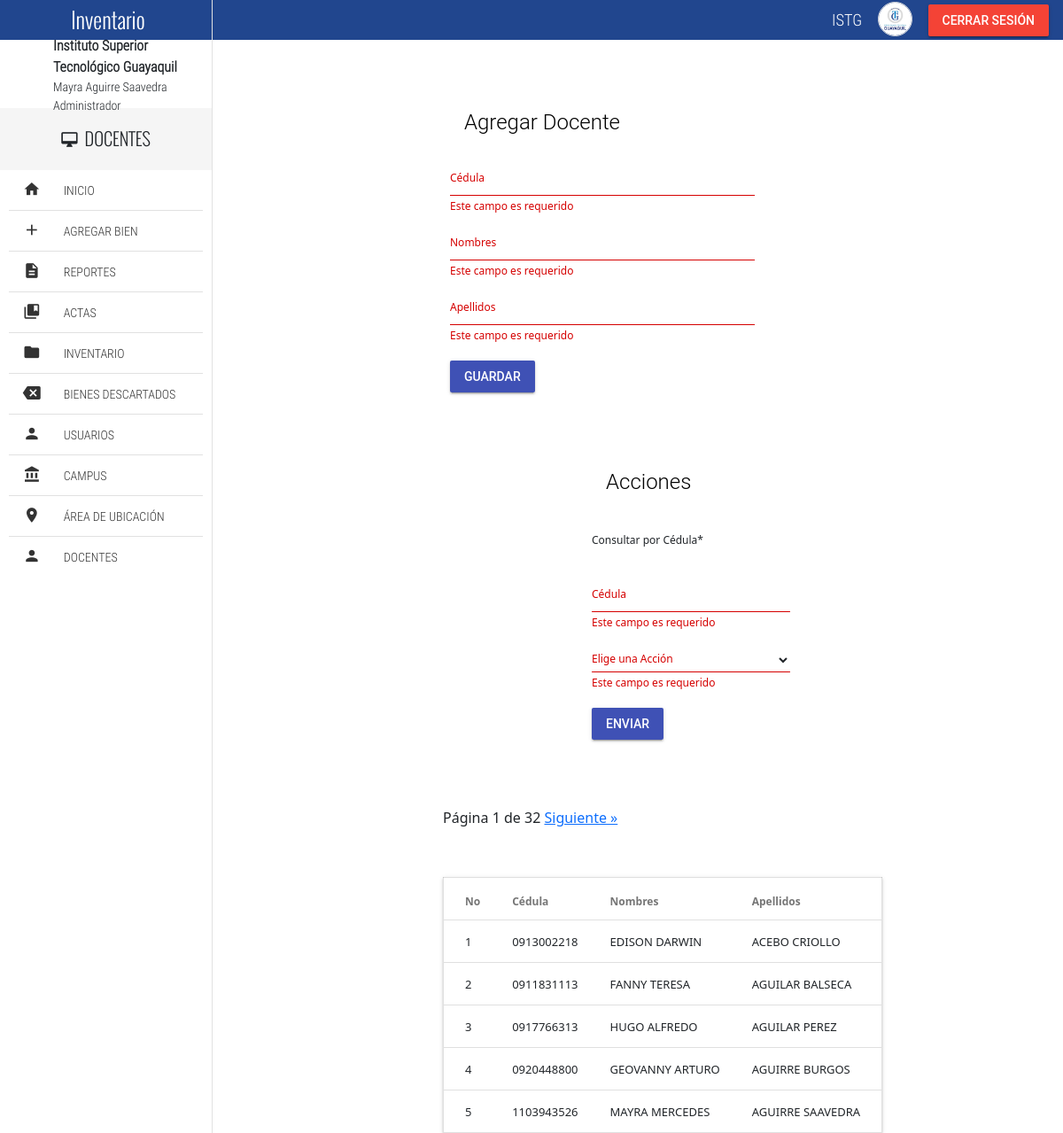
/views/docentes.php (signed in), run on the app's committed database.
### tables this page shows
CREATE TABLE `custodio` (
  `id` int(11) NOT NULL AUTO_INCREMENT,
  `cedula` varbinary(10) NOT NULL,
  `nombre` varchar(50) DEFAULT NULL,
  `apellido` varchar(50) DEFAULT NULL,
  PRIMARY KEY (`id`,`cedula`),
  UNIQUE KEY `unique_cedula` (`cedula`)
);

### php/utils_query.php (called while the page is built, shortened)
<?php
function getCustodioDocente($conexion){
    $sql = "SELECT
                `id`,
                `cedula`,
                `nombre`,
                `apellido`
            FROM `custodio`;";
    $array_custodio_docente = array();
    $stmt = $conexion->prepare($sql);
    $stmt->execute();
    $resultado = $stmt->get_result();
    while ($fila = $resultado->fetch_assoc()) {
        $array_custodio_docente[] = $fila;
    }
    return $array_custodio_docente;
}
?>

### views/docentes.php (the view, shortened to what this page needs)
<?php
	require('../php/mysqli_conexion.php');
	require('../php/utils_query.php');
    if(!isset($_SESSION['usuario'])) {
        header("Location: login.php");
    } else {
		$rol = $_SESSION['rol'];
		if($rol == "Administrador"){
						$array_custodio_docente = getCustodioDocente($conexion);
                    }
		 else {
			header("Location: ../index.php");
		}
    }
?>
<!DOCTYPE html>
<html lang="es">
<head>
	<link rel="stylesheet" href="../css/normalize.css">
	<link rel="stylesheet" href="../css/sweetalert2.css">
	<link rel="stylesheet" href="../css/material.min.css">
	<link rel="stylesheet" href="../css/material-design-iconic-font.min.css">
	<link rel="stylesheet" href="../css/jquery.mCustomScrollbar.css">
	<link rel="stylesheet" href="../css/main.css">
	<link rel="stylesheet" href="../css/style.css">
	<link href="https://cdn.jsdelivr.net/npm/bootstrap@5.3.0-alpha1/dist/css/bootstrap.min.css" rel="stylesheet">
</head>
<body>
	<div class="full-width navBar">
		<div class="full-width navBar-options" style="background-color: #21468e">
			<nav class="navBar-options-list">
				<ul class="list-unstyle">
					<li class="text-condensedLight noLink" ><small>ISTG</small></li>
					<li class="noLink">
						<figure>
							<img src="../assets/img/avatar-male.png" alt="Avatar" class="img-responsive">
						</figure>
					</li>
					<li class="noLink">
					<form action="../php/logout.php" method="post">
						<button type="submit" class="mdl-button mdl-js-button mdl-button--raised mdl-js-ripple-effect mdl-button--accent" style="background-color: #F44336">Cerrar sesión</button>
					</form>
					</li>
				</ul>
			</nav>
		</div>
	</div>
	<section class="full-width navLateral">
		<div class="full-width navLateral-bg btn-menu"></div>
		<div class="full-width navLateral-body">
			<div class="full-width navLateral-body-logo text-center tittles" style="background-color: #21468e">
				<i class="zmdi zmdi-close btn-menu"></i> Inventario
			</div>
			<figure class="full-width" style="height: 77px;">
				<figcaption class="navLateral-body-cr hide-on-tablet">
					<span style="margin-left: 60px;">
						<b>Instituto Superior Tecnológico Guayaquil</b><br>
						<?php
							$nombrecompleto = $_SESSION['usuario']['nombre']." ".$_SESSION['usuario']['apellido'];
							$rol = $_SESSION['rol'];
							echo "<small>".$nombrecompleto."</small><br>";
							echo '<small>'. $rol . '</small>';
						?>
					</span>
				</figcaption>
			</figure>
			<div class="full-width tittles navLateral-body-tittle-menu">
				<i class="zmdi zmdi-desktop-mac"></i><span class="hide-on-tablet">&nbsp; DOCENTES</span>
			</div>
			<nav class="full-width">
				<ul class="full-width list-unstyle menu-principal">
					<?php
						require('nav_lateral_opciones.php');
						$rol = $_SESSION['rol'];
						if($rol == 'Administrador'){
							$html = '
									<li class="full-width divider-menu-h"></li>
										<li class="full-width">
										<a href="bienes_descartados.php" class="full-width">
										<div class="navLateral-body-cl">
										<i class="zmdi zmdi-tag-close"></i>
										</div>
										<div class="navLateral-body-cr hide-on-tablet">
										BIENES DESCARTADOS
										</div>
										</a>
									</li>
									<li class="full-width divider-menu-h"></li>
         								<li class="full-width">
											<a href="usuarios.php" class="full-width">
												<div class="navLateral-body-cl">
												<i class="zmdi zmdi-account"></i>
												</div>
												<div class="navLateral-body-cr hide-on-tablet">
												USUARIOS
												</div>
											</a>
										</li>
										<li class="full-width divider-menu-h"></li>
         								<li class="full-width">
											<a href="campus.php" class="full-width">
												<div class="navLateral-body-cl">
												<i class="zmdi zmdi-balance"></i>
												</div>
												<div class="navLateral-body-cr hide-on-tablet">
												CAMPUS
												</div>
											</a>
										</li>
										<li class="full-width divider-menu-h"></li>
         								<li class="full-width">
											<a href="area_de_ubicacion.php" class="full-width">
												<div class="navLateral-body-cl">
												<i class="zmdi zmdi-pin"></i>
												</div>
												<div class="navLateral-body-cr hide-on-tablet">
												ÁREA DE UBICACIÓN
												</div>
											</a>
										</li>
										<li class="full-width divider-menu-h"></li>
         								<li class="full-width">
											<a href="docentes.php" class="full-width">
												<div class="navLateral-body-cl">
												<i class="zmdi zmdi-account"></i>
												</div>
												<div class="navLateral-body-cr hide-on-tablet">
												DOCENTES
												</div>
											</a>
										</li>';
							echo $html;
						}
					?>
				</ul>
			</nav>
		</div>
	</section>
	<div style="overflow: auto;">
		<form class="mdl-grid" action="../php/guardar_docente.php" method="post" style="float: left; width: 30%; margin-left: 500px; margin-top: 55px">
			<div class="mdl-card__title" >
						<h2 class="mdl-card__title-text">Agregar Docente</h2>
			</div>
				<div class="mdl-textfield mdl-js-textfield mdl-textfield--floating-label">
					<input class="mdl-textfield__input" type="text" id="cedula" name="cedula" required maxlength="10">
					<label class="mdl-textfield__label" for="cedula">Cédula</label>
					<span class="mdl-textfield__error">Este campo es requerido</span>
				</div>
				<div class="mdl-textfield mdl-js-textfield mdl-textfield--floating-label">
					<input class="mdl-textfield__input" type="text" id="nombre" name="nombre" required>
					<label class="mdl-textfield__label" for="nombre">Nombres</label>
					<span class="mdl-textfield__error">Este campo es requerido</span>
				</div>
				<div class="mdl-textfield mdl-js-textfield mdl-textfield--floating-label">
					<input class="mdl-textfield__input" type="text" id="apellido" name="apellido" required>
					<label class="mdl-textfield__label" for="apellido">Apellidos</label>
					<span class="mdl-textfield__error">Este campo es requerido</span>
				</div>
				<button class="mdl-button mdl-js-button mdl-button--raised mdl-button--colored" type="submit" style="margin-top: 20px;">
					Guardar
				</button>
		</form>
		<form class="mdl-grid" action="../php/acciones_docente.php" method="post" style="float: right; width: 20%; margin-right: 300px; margin-top: 55px">
			<div class="mdl-card__title" ><h2 class="mdl-card__title-text">Acciones</h2></div>
			<div>
			<br><p style="margin-right: 10px; font-size:12px">Consultar por Cédula*</p>
			</div>
			<div class="mdl-textfield mdl-js-textfield mdl-textfield--floating-label">
				<input class="mdl-textfield__input" type="text" id="cedula" name="cedula" required maxlength="10">
				<label class="mdl-textfield__label" for="cedula">Cédula</label>
				<span class="mdl-textfield__error">Este campo es requerido</span>
			</div>
			<div class="mdl-textfield mdl-js-textfield mdl-textfield--floating-label">
              <select class="mdl-textfield__input" id="accion" name="accion" required>
                <option value=""></option>
				<option value="editar">EDITAR</option>
              </select>
              <label class="mdl-textfield__label" for="accion">Elige una Acción</label>
			  <span class="mdl-textfield__error">Este campo es requerido</span>
            </div>
			<button class="mdl-button mdl-js-button mdl-button--raised mdl-button--colored" type="submit" style="margin-top: 20px;">
				ENVIAR
			</button>
		</form>
	</div>
	<table class="mdl-data-table mdl-js-data-table mdl-shadow--2dp" style="margin-left:500; margin-top: 55px;">
	  <thead>
	    <tr>
		  <th class="mdl-data-table__cell--non-numeric">No</th>
	      <th class="mdl-data-table__cell--non-numeric">Cédula</th>
		  <th class="mdl-data-table__cell--non-numeric">Nombres</th>
		  <th class="mdl-data-table__cell--non-numeric">Apellidos</th>
	    </tr>
	  </thead>
	  <tbody>
	  <?php
		$elements_per_page = 5;
		$total_elements = count($array_custodio_docente);
		$num_pages = ceil($total_elements / $elements_per_page);
		$page = isset($_GET['page']) ? (int)$_GET['page'] : 1;
		$page = max(1, min($page, $num_pages));
		$first_element_index = ($page - 1) * $elements_per_page;
		$current_custodio_docente = array_slice($array_custodio_docente, $first_element_index, $elements_per_page);
		$html = '';
		for($i = 0; $i < count($current_custodio_docente); $i++){
			$No = $i + $first_element_index + 1;
			$html .= '<tr>
									<td class="mdl-data-table__cell--non-numeric">'.$No.'</td>
									<td class="mdl-data-table__cell--non-numeric">'.$current_custodio_docente[$i]['cedula'].'</td>
									<td class="mdl-data-table__cell--non-numeric">'.$current_custodio_docente[$i]['nombre'].'</td>
									<td class="mdl-data-table__cell--non-numeric">'.$current_custodio_docente[$i]['apellido'].'</td>
						</tr> ';
		}
		echo $html;
		if ($num_pages > 1) {
			echo '<h5 class="mdl-card__title-text">Agregar Campus</h5>';
			echo '<div style="margin-left:500px; margin-top: 40px;">';
			echo '<span>Página ' . $page . ' de ' . $num_pages .' '. '</span>';
			if ($page < $num_pages) {
				echo '<a href="?page='.($page+1).'">Siguiente &raquo;</a>';
			}
			echo '</div>';
		}
		?>
	  </tbody>
	</table>
</body>
</html>

### css/main.css (style rules this page uses)
html, body { width: 100%; height: 100%; margin: 0; padding: 0; font-size: 16px; font-family: "RobotoRegular"; position: relative; background-color: #fff; }
.text-condensedLight { font-family: "RobotoCondensedLight"; }
.text-center { text-align: center; }
.tittles { font-family: "OswaldLight"; }
.mdl-textfield { width: 100%; }
.full-width { margin: 0; padding: 0; width: 100%; box-sizing: border-box; }
.list-unstyle { margin: 0; padding: 0; list-style: none; box-sizing: border-box; }
.img-responsive { width: 100%; height: auto; }
.divider-menu-h { height: 0 !important; border-top: 1px solid #E1E1E1; width: 92% !important; margin: 0 auto !important; }
.navBar { background-color: #3F51B5; height: 45px; position: absolute; top: 0; left: 0; z-index: 79; color: #fff; }
.navBar-options { line-height: 45px; height: 45px; position: absolute; width: 80%; top: 0; right: 0; padding: 0; transition: all .3s ease-in-out; }
.navBar-options .zmdi-more-vert, .navBar-options-list { line-height: 45px; position: absolute; top: 0; height: 45px; margin: 0; padding: 0; }
.navBar-options-list { right: 9px; }
.navBar-options-list .noLink { cursor: inherit !important; }
.navBar-options-list ul { height: 45px; }
.navBar-options-list ul li { height: 45px; line-height: 45px; cursor: pointer; display: inline-block; padding: 0 7px; font-size: 21px; -moz-user-select: none; -webkit-user-select: none; -ms-user-select: none; }
.navBar-options-list ul li { outline: none; }
.navBar-options-list ul li figure, .navBar-options-list ul li figure img { margin: 0; padding: 0; padding-top: 0; margin-top: 0; box-sizing: border-box; }
.navBar-options-list ul li figure { height: 45px; }
.navBar-options-list ul li figure img { border: 1px solid #E1E1E1; border-radius: 50%; width: 39px; height: 39px; margin-bottom: 3px; }
.navLateral, .pageContent, .navLateral-body, .navLateral-bg { position: absolute; top: 0; height: 100%; }
.navLateral { left: 0; width: 20%; z-index: 80; border-right: 1px solid #E1E1E1; transition: all .3s ease-in-out; }
.navLateral-body { background-color: #fff; z-index: 82; left: 0; padding-bottom: 30px; }
.navLateral-body-logo { height: 45px; line-height: 45px; color: #fff; width: 100%; font-size: 25px; background-color: #3F51B5; }
.navLateral-body-cl, .navLateral-body-cr { box-sizing: border-box; height: 77px; float: left; margin: 0; padding: 0; position: relative; }
.navLateral-body-cl { width: 30%; }
.navLateral-body-cr { width: 70%; font-family: "RobotoCondensedLight"; }
.navLateral-body-cr span { position: absolute; top: 50%; left: 50%; transform: translate(-50%, -50%); display: block; width: 100%; }
.navLateral-body-tittle-menu { height: 70px; line-height: 70px; font-size:20px; background-color: #F5F5F5; text-align: center; }
.menu-principal li, .menu-principal li a { display: block; }
.menu-principal li a { height: 45px; color: #333; position: relative; transition: all .3s ease-in-out; }
.menu-principal li a div.navLateral-body-cl, .menu-principal li a div.navLateral-body-cr { height: 45px; line-height: 45px; }
.menu-principal li a div.navLateral-body-cl { text-align: center; font-size: 20px; }

### css/style.css (style rules this page uses)
.navLateral-body-cl { padding-top: 12px; }

### data on the page
custodio: No "1", cedula "0913002218", nombre "EDISON DARWIN", apellido "ACEBO CRIOLLO"
custodio: No "2", cedula "0911831113", nombre "FANNY TERESA", apellido "AGUILAR BALSECA"
custodio: No "3", cedula "0917766313", nombre "HUGO ALFREDO", apellido "AGUILAR PEREZ"
custodio: No "4", cedula "0920448800", nombre "GEOVANNY ARTURO", apellido "AGUIRRE BURGOS"
custodio: No "5", cedula "1103943526", nombre "MAYRA MERCEDES", apellido "AGUIRRE SAAVEDRA"

### other printed values
$nombrecompleto "Mayra Aguirre Saavedra"
$rol "Administrador"
$page "1"
$num_pages "32"
